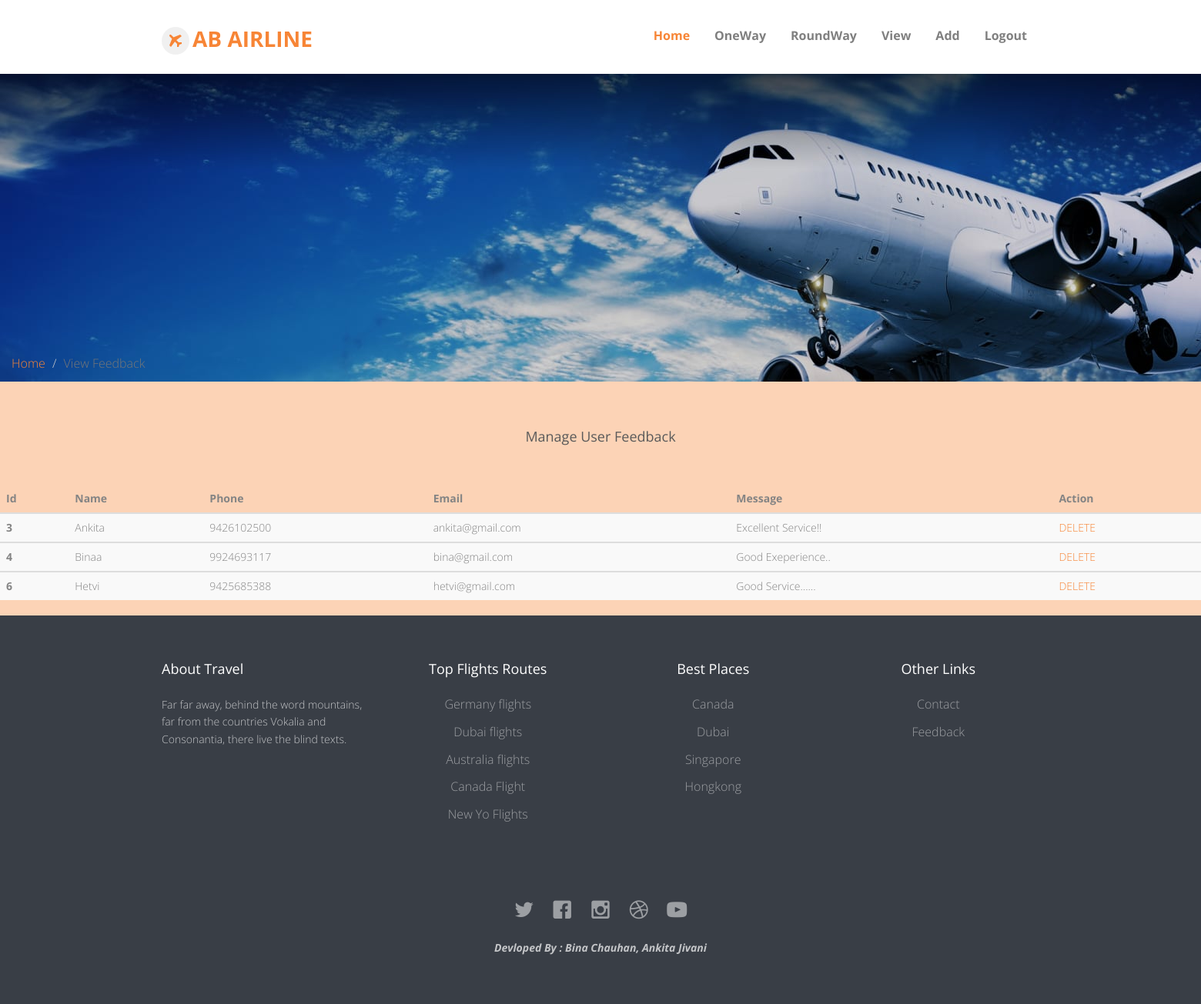
The app's page /admin/view_feedback.php with its own data.
### tables this page shows
CREATE TABLE `feedback` (
  `F_id` int(100) NOT NULL,
  `name` varchar(100) NOT NULL,
  `mobile` varchar(100) NOT NULL,
  `email` varchar(100) NOT NULL,
  `message` varchar(200) NOT NULL
);

### admin/view_feedback.php (the view, shortened to what this page needs)
<!DOCTYPE html>
<html lang="en">
<head>
</head>
<link rel="stylesheet" href="css/animate.css">
<link rel="stylesheet" href="css/icomoon.css">
<link rel="stylesheet" href="css/bootstrap.css">
<link rel="stylesheet" href="css/superfish.css">
<link rel="stylesheet" href="css/magnific-popup.css">
<link rel="stylesheet" href="css/bootstrap-datepicker.min.css">
<link rel="stylesheet" href="css/cs-select.css">
<link rel="stylesheet" href="css/cs-skin-border.css">
<link rel="stylesheet" href="css/style.css">
<body>
<body style="background-color : #fcd3b6;">
<div class="main-banner inner" id="home">
    <?php
    include('header.php');
?>
<div class="font">
		<img src="../images/airline7.jpg" alt="">
		<div class="text">
			<br>
		</div>
</div>
	<ol class="breadcrumb">
        <li class="breadcrumb-item">
            <a href="home.php">Home</a>
        </li>
        <li class="breadcrumb-item active">View Feedback</li>
    </ol>
	<br><br>
	    <h4 align="center">Manage User Feedback</h4>
	<br>
	<div style="overflow-x:auto;">
        <table class="table table-striped">
            <thead>
                <tr>
                    <th scope="col">Id</th>
                    <th scope="col">Name</th>
                    <th scope="col" >Phone</th>
                    <th scope="col">Email</th>
                    <th scope="col" >Message</th>
                    <th scope="col" >Action</th>
                </tr>
            </thead>
                <?php
                include('connection.php');
                    $qry="select * from feedback ";
                    $run=mysqli_query($conn,$qry);
                ?>
                <?php
                    while($row=mysqli_fetch_array($run))
                    {
                        $id=$row['F_id'];
                        $nm=$row['name'];
                        $mobile=$row['mobile'];
                        $em=$row['email'];
                        $message=$row['message'];
                ?>
                <tbody>
                    <tr>
                    <th scope="row"><?php echo $id ;?></th>
                    <td><?php echo $nm ; ?></td>
                    <td><?php echo $mobile ;?></td>
                    <td><?php echo $em ;?></td>
                    <td><?php echo $message ;?></td>
                    <td><span onClick="return confirm('Are You Sure?')"> <a href='delete.php?F_Id=<?php echo $id?>'>DELETE</a></span></td>
                    </tr>
                </tbody>
                <?php } ?>
        </table>
    <div>
    <?php include('footer.php'); ?>
</body>
</html>

### admin/css/style.css (style rules this page uses)
body { font-family: "Open Sans", Arial, sans-serif; line-height: 1.6; color: #848484; font-weight: 300; overflow-x: hidden; }
a { color: #F78536; -webkit-transition: 0.5s, ease; -o-transition: 0.5s, ease; transition: 0.5s, ease; }
p, ul, ol { margin-bottom: 1.5em; font-size: 16px; color: #848484; font-family: "Open Sans", Arial, sans-serif; }
h1, h2, h3, h4, h5, h6 { color: #5a5a5a; font-weight: 400; margin: 0 0 30px 0; }
.font { background-image: url('../images/airline7.jpg'); height: 356px; }
.text { align-items: center; justify-content: center; display: flex; margin-right: 564px;; font-weight: bolder; font-size: 20px; margin-left: -109px; padding: 180px; font-family: 'Abel', sans-serif; color: white; }

### records on screen
feedback: F_id "3", name "Ankita", mobile "9426102500", email "ankita@gmail.com", message "Excellent Service!!"
feedback: F_id "4", name "Binaa", mobile "9924693117", email "bina@gmail.com", message "Good Exeperience.."
feedback: F_id "6", name "Hetvi", mobile "9425685388", email "hetvi@gmail.com", message "Good Service......"
